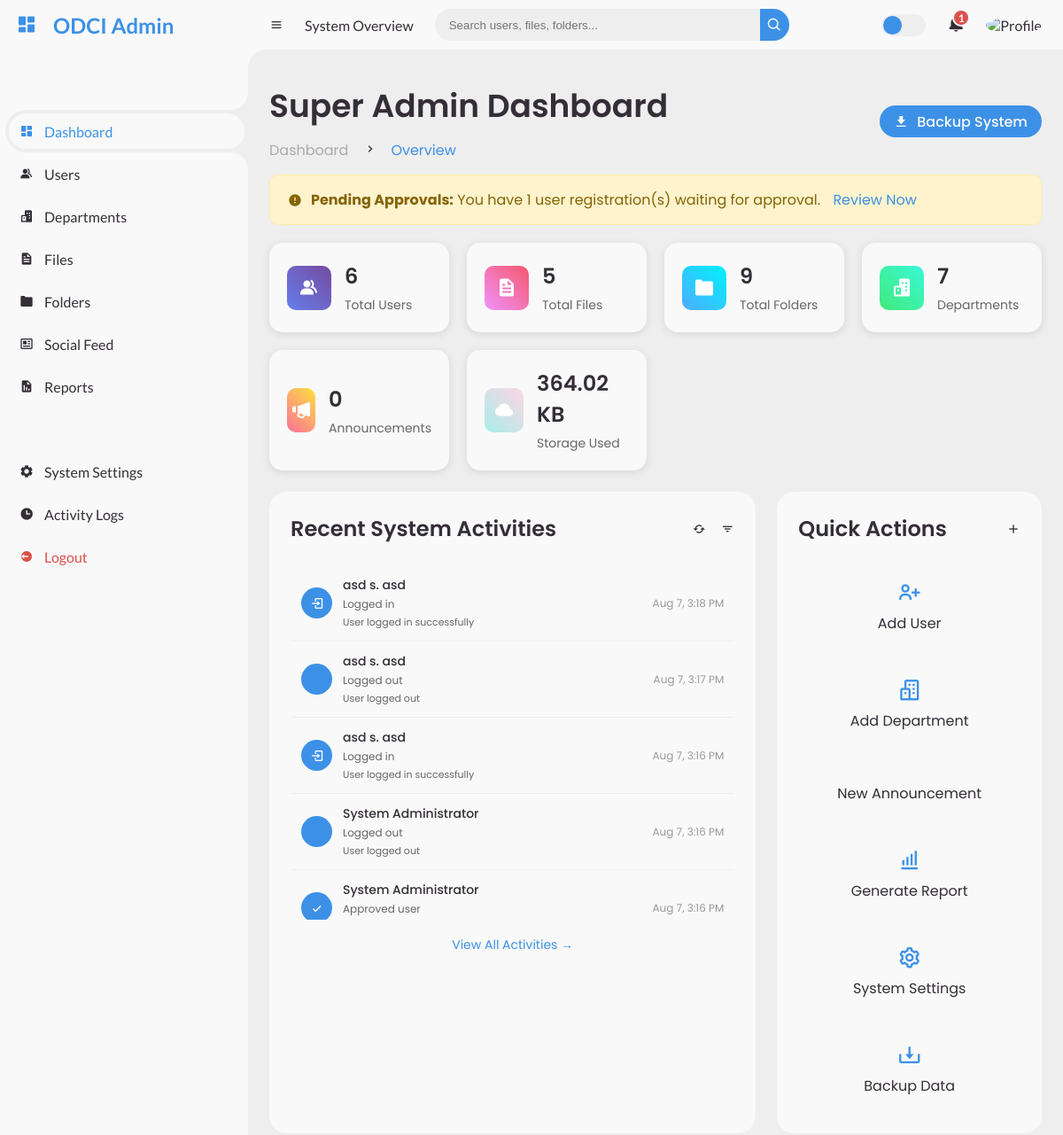
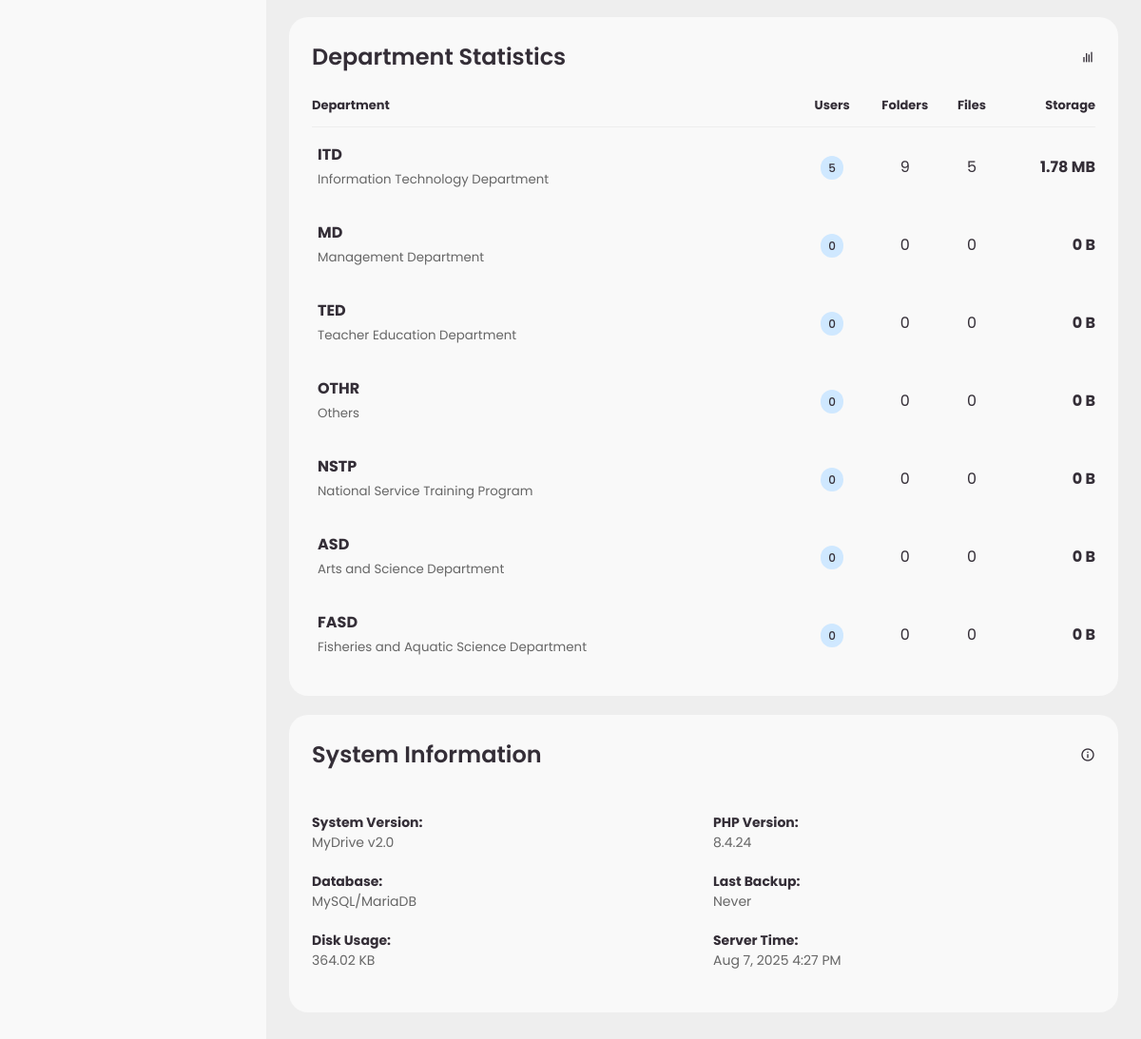
The page /roles/superadmin/dashboard.php (signed in) on the database its author committed (2 pictures, top to bottom).
### tables this page shows
CREATE TABLE `activity_logs` (
  `id` int(11) NOT NULL,
  `user_id` int(11) DEFAULT NULL,
  `action` varchar(100) NOT NULL,
  `resource_type` enum('file','folder','user','announcement','department','system') NOT NULL,
  `resource_id` int(11) DEFAULT NULL,
  `description` text DEFAULT NULL,
  `metadata` longtext DEFAULT NULL CHECK (json_valid(`metadata`)),
  `ip_address` varchar(45) DEFAULT NULL,
  `user_agent` text DEFAULT NULL,
  `created_at` datetime DEFAULT current_timestamp()
);

CREATE TABLE `users` (
  `id` int(11) NOT NULL,
  `username` varchar(50) NOT NULL,
  `email` varchar(255) NOT NULL,
  `password` varchar(255) NOT NULL,
  `role` enum('admin','user','super_admin') NOT NULL DEFAULT 'user',
  `is_approved` tinyint(1) NOT NULL DEFAULT 0,
  `name` varchar(100) NOT NULL,
  `mi` varchar(5) DEFAULT NULL,
  `surname` varchar(100) NOT NULL,
  `employee_id` varchar(20) DEFAULT NULL,
  `position` varchar(100) DEFAULT NULL,
  `department_id` int(11) DEFAULT NULL,
  `is_restricted` tinyint(1) DEFAULT 0,
  `profile_image` varchar(255) DEFAULT NULL,
  `phone` varchar(20) DEFAULT NULL,
  `address` text DEFAULT NULL,
  `date_of_birth` date DEFAULT NULL,
  `hire_date` date DEFAULT NULL,
  `last_login` datetime DEFAULT NULL,
  `failed_login_attempts` int(11) DEFAULT 0,
  `account_locked_until` datetime DEFAULT NULL,
  `email_verified` tinyint(1) DEFAULT 0,
  `email_verification_token` varchar(255) DEFAULT NULL,
  `password_reset_token` varchar(255) DEFAULT NULL,
  `password_reset_expires` datetime DEFAULT NULL,
  `created_at` datetime DEFAULT current_timestamp(),
  `updated_at` datetime DEFAULT current_timestamp() ON UPDATE current_timestamp(),
  `created_by` int(11) DEFAULT NULL,
  `approved_by` int(11) DEFAULT NULL,
  `approved_at` datetime DEFAULT NULL
);

### roles/superadmin/dashboard.php (the view, shortened to what the rows shown need)
<?php include 'assets/script/dashboard-script.php';?>
<!DOCTYPE html>
<html lang="en">
<head>
    <link href='https://unpkg.com/boxicons@2.0.9/css/boxicons.min.css' rel='stylesheet'>
    <link rel="stylesheet" href="assets/css/style.css">
</head>
<body>
    <section id="content">
        <main>
            <div class="head-title">
                <div class="left">
                    <h1>Super Admin Dashboard</h1>
                </div>
            </div>
            <div class="table-data">
                <div class="order" style="flex: 2;">
                    <div style="max-height: 400px; overflow-y: auto;">
                        <?php if (!empty($stats['recent_activities'])): ?>
                            <?php foreach ($stats['recent_activities'] as $activity): ?>
                                <div class="activity-item">
                                    <div class="activity-icon">
                                        <?php
                                        $icons = [
                                            'login' => 'bx-log-in',
                                            'upload_file' => 'bx-upload',
                                            'create_folder' => 'bx-folder-plus',
                                            'approve_user' => 'bx-check',
                                            'create_announcement' => 'bx-megaphone',
                                            'delete_file' => 'bx-trash'
                                        ];
                                        $icon = $icons[$activity['action']] ?? 'bx-activity';
                                        ?>
                                        <i class='bx <?php echo $icon; ?>'></i>
                                    </div>
                                    <div class="activity-content">
                                        <h4>
                                            <?php
                                            if ($activity['name']) {
                                                echo htmlspecialchars($activity['name'] . ' ' . ($activity['mi'] ? $activity['mi'] . '. ' : '') . $activity['surname']);
                                            } else {
                                                echo 'System';
                                            }
                                            ?>
                                        </h4>
                                        <p><?php echo getActionText($activity['action']); ?></p>
                                        <?php if ($activity['description']): ?>
                                            <p style="margin-top: 3px; font-size: 11px;"><?php echo htmlspecialchars($activity['description']); ?></p>
                                        <?php endif; ?>
                                    </div>
                                    <div class="activity-time">
                                        <?php echo date('M j, g:i A', strtotime($activity['created_at'])); ?>
                                    </div>
                                </div>
                            <?php endforeach; ?>
                        <?php endif; ?>
                    </div>
                </div>
            </div>
            <div class="table-data" style="margin-top: 20px;">
                <div class="order" style="flex: 1;">
                    <?php if (!empty($stats['department_stats'])): ?>
                        <table style="width: 100%;">
                            <thead>
                                <tr>
                                    <th style="text-align: left;">Department</th>
                                    <th style="text-align: center;">Users</th>
                                    <th style="text-align: center;">Folders</th>
                                    <th style="text-align: center;">Files</th>
                                    <th style="text-align: right;">Storage</th>
                                </tr>
                            </thead>
                        </table>
                    <?php endif; ?>
                </div>
            </div>
        </main>
    </section>
</body>
</html>

### rows shown on the page
activity_logs: user.surname "asd s. asd", action "Logged in", description "User logged in successfully", created_at "Aug 7, 3:18 PM"
activity_logs: user.surname "asd s. asd", action "Logged out", description "User logged out", created_at "Aug 7, 3:17 PM"
activity_logs: user.surname "asd s. asd", action "Logged in", description "User logged in successfully", created_at "Aug 7, 3:16 PM"
activity_logs: user.surname "System Administrator", action "Logged out", description "User logged out", created_at "Aug 7, 3:16 PM"
activity_logs: user.surname "System Administrator", action "Approved user", created_at "Aug 7, 3:16 PM"

### other values the page prints
$stats['pending_users'] "1"
$stats['total_users'] "6"
$stats['total_files'] "5"
$stats['total_folders'] "9"
$stats['total_departments'] "7"
$stats['total_announcements'] "0"
formatFileSize($stats['storage_used']) "364.02 KB"
$dept['department_code'] "ITD"
$dept['department_name'] "Information Technology Department"
$dept['user_count'] "5"
$dept['folder_count'] "9"
$dept['file_count'] "5"
formatFileSize($dept['total_size']) "1.78 MB"
$dept['department_code'] "MD"
$dept['department_name'] "Management Department"
